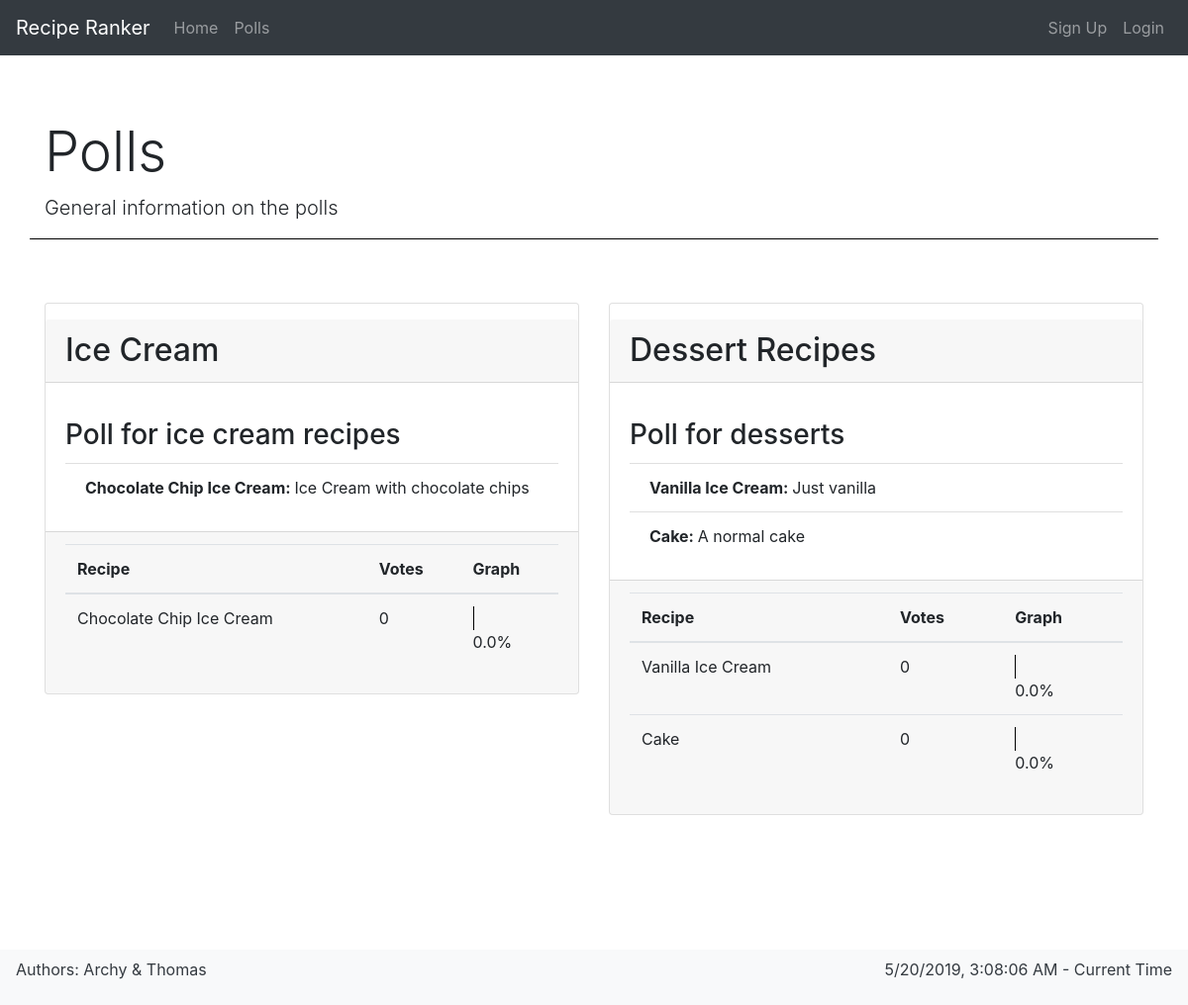
/general_polls, run on an earlier commit of the app's database.
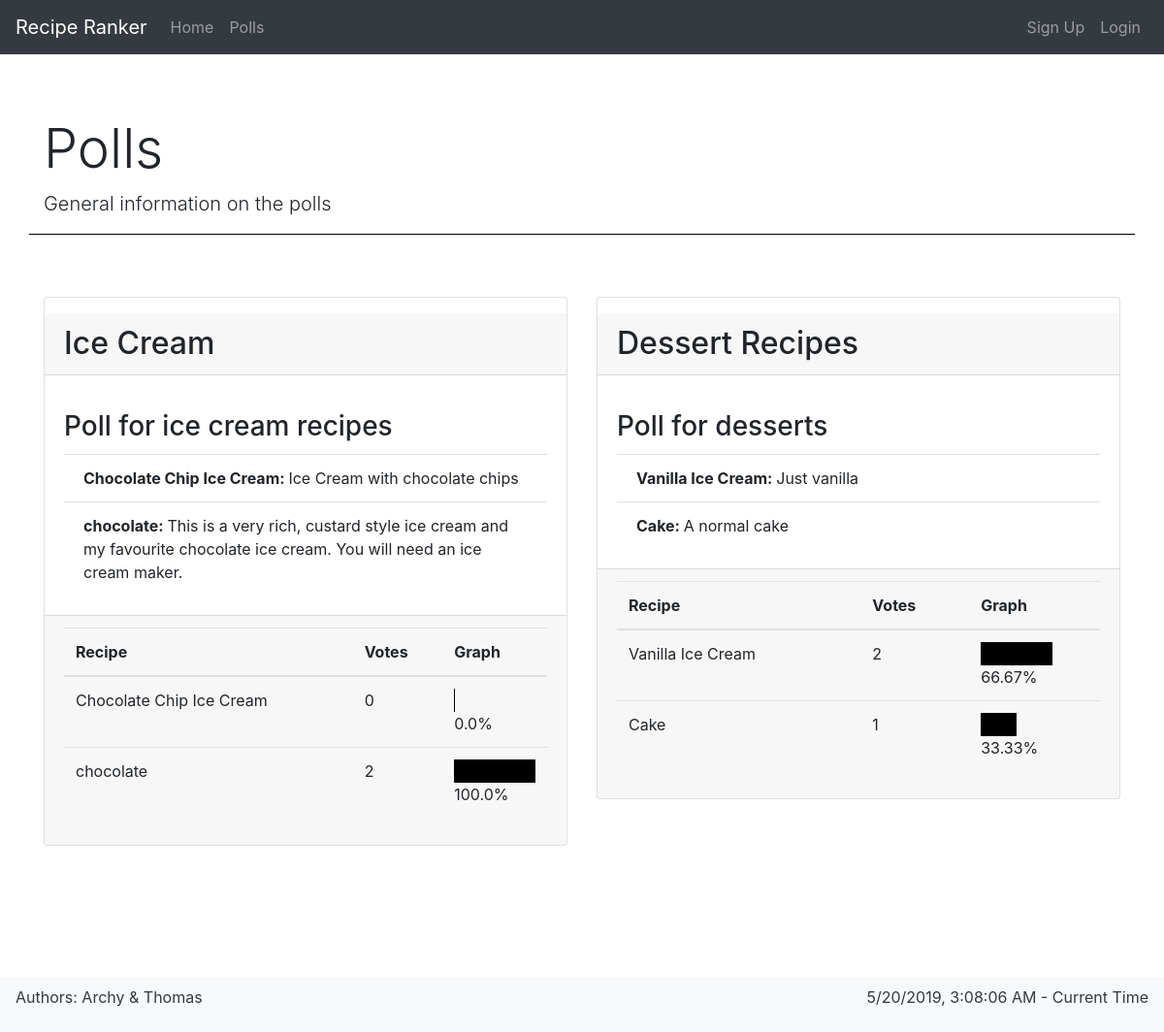
And on a later commit of the database.
### app/models.py (models this page shows, shortened)
class Poll(db.Model):
    id = db.Column(db.Integer, primary_key=True)
    name = db.Column(db.String(64), nullable=False, index=True)
    description = db.Column(db.String(256), nullable=True)
    date_created = db.Column(
        db.DateTime, nullable=False, index=True, default=datetime.utcnow)
    creator_id = db.Column(
        db.Integer, db.ForeignKey('user.id'), nullable=False)
    recipes = db.relationship("Recipe", backref='poll', lazy='dynamic')
    votes = db.relationship("Vote", backref='poll', lazy='dynamic')

class Recipe(db.Model):
    id = db.Column(db.Integer, primary_key=True)
    name = db.Column(db.String(64), nullable=False, index=True)
    description = db.Column(db.String(256), nullable=True)
    date_added = db.Column(
        db.DateTime, nullable=False, index=True, default=datetime.utcnow)
    contributor_id = db.Column(
        db.Integer, db.ForeignKey('user.id'), nullable=False)
    poll_id = db.Column(db.Integer, db.ForeignKey('poll.id'), nullable=False)
    votes = db.relationship("Vote", backref='recipe', lazy='dynamic')

### app/routes.py (the view)
@app.route('/general_polls')
def general_polls():
    return render_template(
        'general_polls.html',
        description='General information on the polls',
        title='Polls',
        polls=Poll)

### app/templates/general_polls.html
{% extends "base.html" %}
{% block content %}
<div class="row">
    {% for p in polls.query.order_by(polls.date_created) %}
    <div class="col">
        <section class="card">
            <header>
                <h2 class="card-header">{{ p.name }}</h2>
            </header>
            <div class="card-body">
                <h3 class="card-title">{{ p.description }}</h3>
                <ul class="list-group list-group-flush">
                    {% for r in p.recipes.all() %}
                    <li class="list-group-item">
                        <strong> {{ r.name }}: </strong>{{ r.description }}
                    </li>
                    {% endfor %}
                </ul>
            </div>
            <div class="card-footer">
                <table class="table">
                    <thead>
                        <tr>
                            <th scope="col">Recipe</th>
                            <th scope="col">Votes</th>
                            <th scope="col">Graph</th>
                        </tr>
                    </thead>
                    <tbody>
                        {% with total_votes = p.votes.all()|length if p.votes.all()|length > 0 else 1 %}
                        {% for r in p.recipes.all() %}
                        <tr class='table-row'>
                            <td>{{ r.name }}</td>
                            <td>{{ r.votes.all()|length }}</td>
                            <td>
                                <div class="voteGraph"
                                    style="width:{{ ((r.votes.all()|length) * 100 / total_votes)|round(2) }}%"><br>
                                </div><span>{{ ((r.votes.all()|length) * 100 / total_votes)|round(2) }}%</span>
                            </td>
                        </tr>
                        {% endfor %}
                        {% endwith %}
                    </tbody>
                </table>
            </div>
        </section>
    </div>
    {% endfor %}
</div>
{% endblock %}

What changed in the data, as far as the page shows it:
added Recipe: name "chocolate", description "This is a very rich, custard style ice cream and my favourite chocolate ice cream. You will need an ice cream maker.", votes.all|length "2", votes "100.0", shown under Poll "Ice Cream"
computed for Recipe "Vanilla Ice Cream": votes.all|length "0" → "2"; votes "0.0" → "66.67"
computed for Recipe "Cake": votes.all|length "0" → "1"; votes "0.0" → "33.33"
